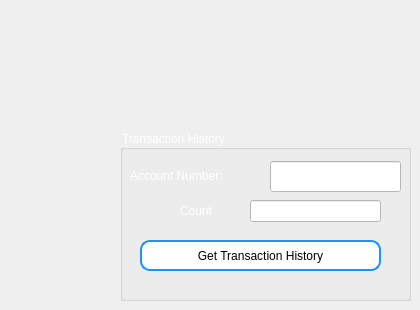
       <widget class="QWidget" name="page_13">
        <widget class="QGroupBox" name="groupBox_3">
         <property name="geometry">
          <rect>
           <x>120</x>
           <y>130</y>
           <width>291</width>
           <height>171</height>
          </rect>
         </property>
         <property name="styleSheet">
          <string notr="true">color: rgb(255, 255, 255);</string>
         </property>
         <property name="title">
          <string>Transaction History</string>
         </property>
         <widget class="QPushButton" name="pbGet_TransactionHistory">
          <property name="geometry">
           <rect>
            <x>20</x>
            <y>110</y>
            <width>241</width>
            <height>31</height>
           </rect>
          </property>
          <property name="styleSheet">
           <string notr="true">border-radius: 10px;  /* Adjust this value to control the curvature */
    border: 2px solid #1E90FF;  /* Border color: Dodger Blue */
background-color: rgb(255, 255, 255);
    padding: 5px;  /* Adjust padding as needed */
    font: 600 italic 12pt &quot;Segoe UI&quot;;  /* Font settings */
    color: rgb(0, 0, 0);  /* Text color */</string>
          </property>
          <property name="text">
           <string>Get Transaction History</string>
          </property>
         </widget>
         <widget class="QLineEdit" name="acc_numberLineEditHistory">
          <property name="geometry">
           <rect>
            <x>150</x>
            <y>31</y>
            <width>131</width>
            <height>31</height>
           </rect>
          </property>
          <property name="styleSheet">
           <string notr="true">background-color: rgb(255, 255, 255);
font: 900 11pt &quot;Segoe UI&quot;;
color: rgb(0, 0, 0);</string>
          </property>
          <property name="text">
           <string/>
          </property>
         </widget>
         <widget class="QLabel" name="label_8">
          <property name="geometry">
           <rect>
            <x>10</x>
            <y>30</y>
            <width>131</width>
            <height>31</height>
           </rect>
          </property>
          <property name="styleSheet">
           <string notr="true">color: rgb(255, 255, 255);
font: 600 italic 12pt &quot;Segoe UI&quot;;</string>
          </property>
          <property name="text">
           <string>Account Number:</string>
          </property>
         </widget>
         <widget class="QLabel" name="label_32">
          <property name="geometry">
           <rect>
            <x>60</x>
            <y>70</y>
            <width>51</width>
            <height>21</height>
           </rect>
          </property>
          <property name="styleSheet">
           <string notr="true">color: rgb(255, 255, 255);
font: 600 italic 12pt &quot;Segoe UI&quot;;</string>
          </property>
          <property name="text">
           <string>Count</string>
          </property>
         </widget>
         <widget class="QLineEdit" name="Pd_countTransactionHistoryUser">
          <property name="geometry">
           <rect>
            <x>130</x>
            <y>70</y>
            <width>131</width>
            <height>22</height>
           </rect>
          </property>
          <property name="styleSheet">
           <string notr="true">background-color: rgb(255, 255, 255);
font: 900 11pt &quot;Segoe UI&quot;;
color: rgb(0, 0, 0);</string>
          </property>
          <property name="text">
           <string/>
          </property>
         </widget>
        </widget>
       </widget>
